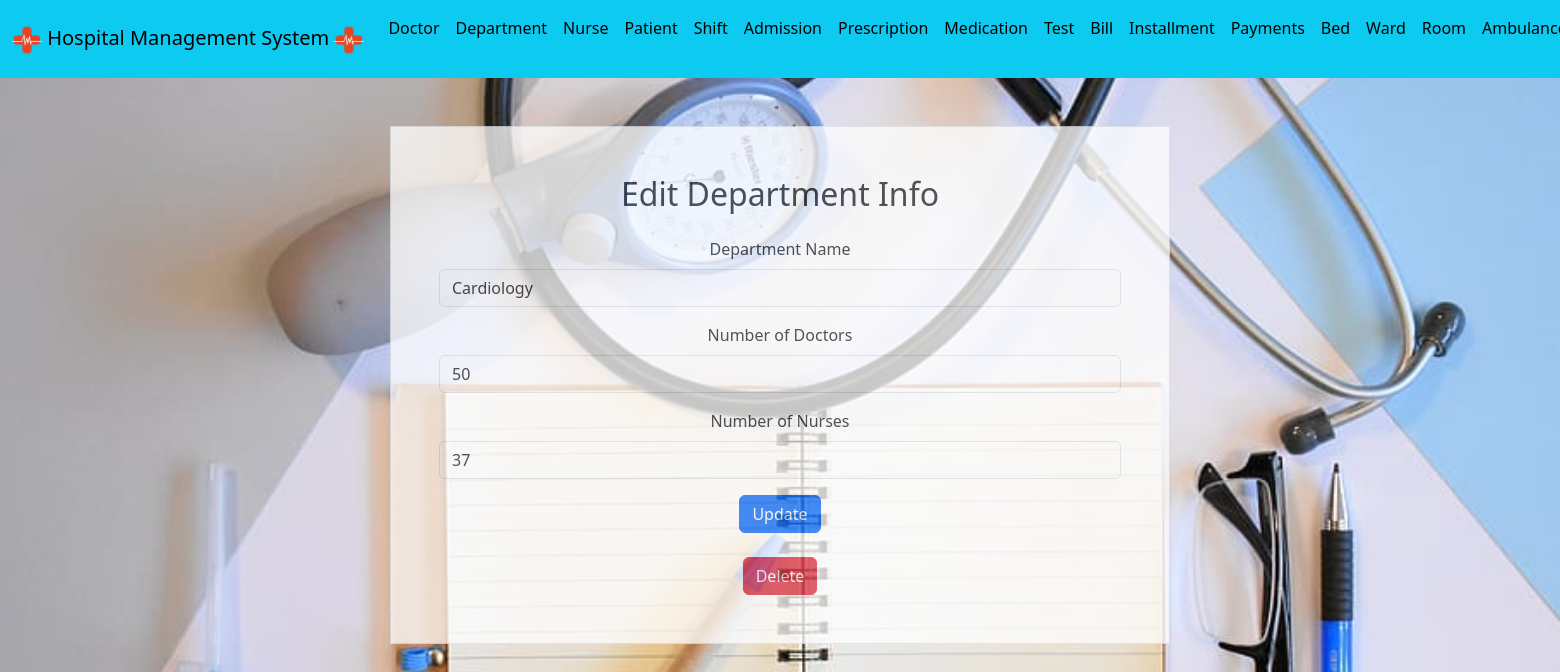
The app's page /Website/edit_department.php?id=1 (signed in) with its own data.
### tables this page shows
CREATE TABLE `department` (
  `Department_ID` int(10) NOT NULL,
  `Department_Name` varchar(20) NOT NULL,
  `Number_of_Doctors` int(255) DEFAULT NULL,
  `Number_of_Nurses` int(255) NOT NULL
);

### Website/edit_department.php (the view, shortened to what this page needs)
<!DOCTYPE html>
<html>
<?php
include("connect.php");
if (isset($_GET['id'])) {
    $id = mysqli_real_escape_string($conn, $_GET['id']);
    $sql = "SELECT * FROM department WHERE Department_ID = $id";
    $result = mysqli_query($conn, $sql);
    $department = mysqli_fetch_assoc($result);
}
include("header.php");
?>
<head>
    <link rel="stylesheet" href="https://cdn.jsdelivr.net/npm/bootstrap@5.3.2/dist/css/bootstrap.min.css">
</head>
<body style="background-image: url(img/department.jpeg);background-size: cover;background-repeat: no-repeat;">
    <div class="container text-center w-50 p-5 my-5 bg-white border opacity-75">
        <h2 class="text-center mb-4">Edit Department Info</h2>
        <form action="edit_department.php" method="POST">
            <div class="mb-3">
                <label for="Department_Name" class="form-label">Department Name</label>
                <input type="text" class="form-control" id="Department_Name" name="Department_Name" value="<?php echo $department['Department_Name']; ?>" required>
            </div>
            <div class="mb-3">
                <label for=" Number_of_Doctors" class="form-label"> Number of Doctors</label>
                <input type="number" class="form-control" id=" Number_of_Doctors" name=" Number_of_Doctors" value="<?php echo $department['Number_of_Doctors']; ?>" required>
            </div>
            <div class="mb-3">
                <label for="Number_of_Nurses" class="form-label">Number of Nurses</label>
                <input type="number" class="form-control" id="Number_of_Nurses" name="Number_of_Nurses" value="<?php echo $department['Number_of_Nurses']; ?>" required>
            </div>
            <button type="submit" name="update" class="btn btn-primary">Update</button>
        </form>
        <br>
        <form action="department.php?id=<?php echo htmlspecialchars($department['Department_ID']); ?>" method="POST">
                <input type="submit" name="delete" value="Delete" class="btn btn-danger">
            </form>
    </div>
</body>
</html>

### records on screen
department: Department_Name "Cardiology", Number_of_Doctors "50", Number_of_Nurses "37"
